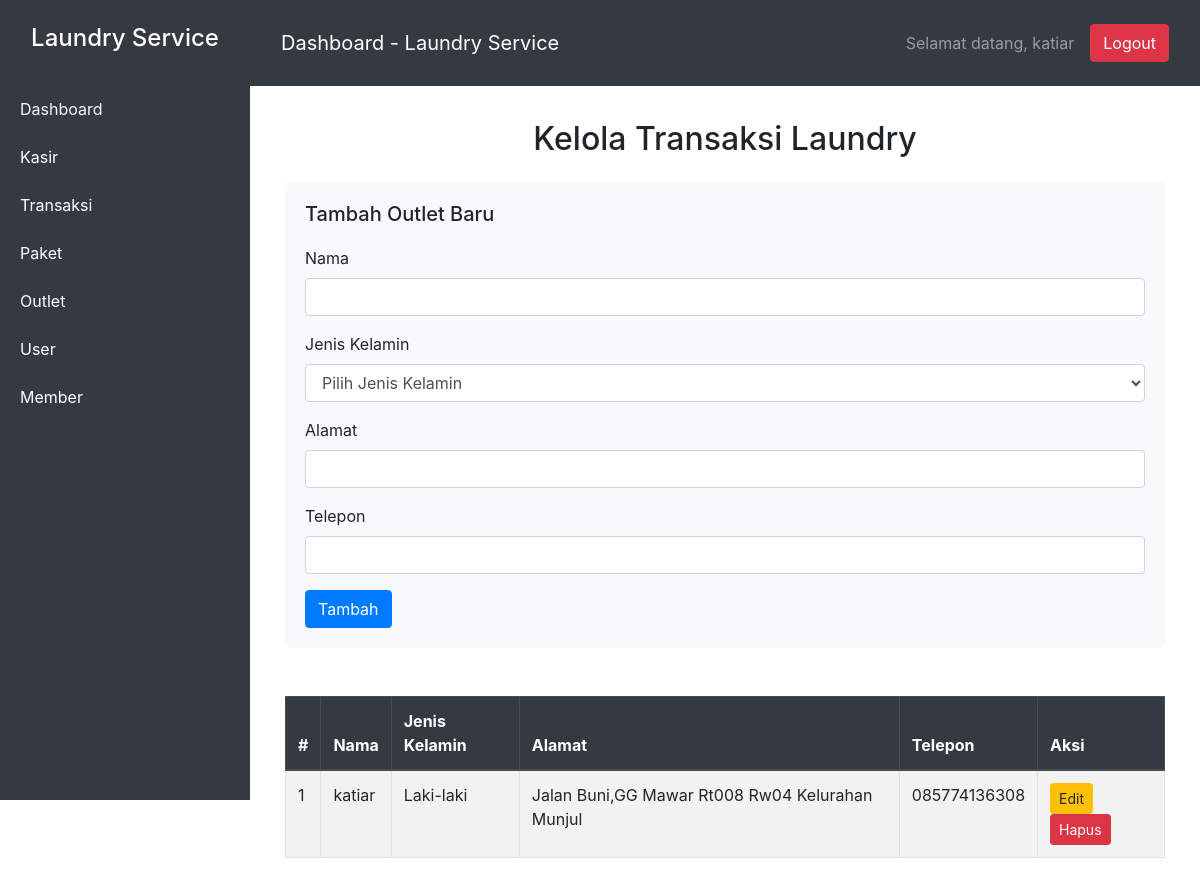
The app's page /view/member.php (signed in) with its own data.
### tables this page shows
CREATE TABLE `member` (
  `id` int(11) NOT NULL,
  `nama` varchar(20) NOT NULL,
  `jenkel` varchar(15) NOT NULL,
  `alamat` varchar(60) NOT NULL,
  `telepon` varchar(20) NOT NULL
);

### database/database.php (called while the page is built, shortened)
<?php
class Database
{
    private $host = 'localhost';
    private $username = 'root';
    private $password = '';
    private $dbname = 'laundry';
    protected $connect;
    public function __construct()
    {
        $this->connect = new mysqli($this->host, $this->username, $this->password, $this->dbname);
    }
    public function all($table)
    {
        $data = [];
        $sql = "SELECT * FROM $table";
        $stmt = $this->connect->prepare($sql);
        $stmt->execute();
        $result = $stmt->get_result();
        if ($result->num_rows > 0) {
            while ($row = $result->fetch_assoc()) {
                $data[] = $row;
            }
        }
        return $data;
    }
}

### controller/memberController.php (called while the page is built, shortened)
<?php
include __DIR__.'/../model/member.php';
class memberController
{
    private $model;
    public function __construct()
    {
        $this->model = new memberModel;
    }
    public function index()
    {
        $all = $this->model->index();
        return $all;
    }
}

### model/member.php (called while the page is built, shortened)
<?php
include __DIR__.'/../database/database.php';
class memberModel extends Database
{
    private $table = 'member';
    public function index()
    {
        $all = $this->all($this->table);
        return $all;
    }
}

### view/member.php (the view, shortened to what this page needs)
<?php
include __DIR__.'/../controller/memberController.php';
$data = new memberController;
$member = $data->index();
?>
<!DOCTYPE html>
<html lang="id">
<head>
    <link rel="stylesheet" href="https://stackpath.bootstrapcdn.com/bootstrap/4.5.2/css/bootstrap.min.css">
</head>
<body>
    <div class="wrapper">
        <nav id="sidebar">
            <div class="sidebar-header text-center py-4">
                <h4>Laundry Service</h4>
            </div>
            <ul class="list-group">
                <?php
                if(isset($_SESSION['admin'])){
                ?>
                <a href="index.php" class="text-light"><li class="list-group-item">Dashboard</a></li>
                <a href="kasir.php" class="text-light"><li class="list-group-item">Kasir</li></a>
                <a href="transaksi.php" class="text-light"><li class="list-group-item">Transaksi</li></a>
                <a href="paket.php" class="text-light"><li class="list-group-item">Paket</li></a>
                <a href="outlet.php" class="text-light"><li class="list-group-item">Outlet</li></a>
                <a href="user.php" class="text-light"><li class="list-group-item">User</li></a>
                <a href="member.php" class="text-light"><li class="list-group-item">Member</li></a>
                <?php
                    }
                ?>
            </ul>
        </nav>
        <header id="header">
            <nav class="navbar navbar-expand-lg navbar-dark">
                <span class="navbar-brand">Dashboard - Laundry Service</span>
                <div class="ml-auto d-flex align-items-center">
                    <span class="navbar-text mr-3">Selamat datang, <?=isset($_SESSION['admin']['username']) ? $_SESSION['admin']['username'] : $_SESSION['kasir']['username']?></span>
                    <form action="../routes/auth.php" method="post" class="mb-0">
                        <button type="submit" class="btn btn-danger" name="action" value="logout">Logout</button>
                    </form>
                </div>
            </nav>
        </header>
        <div id="content">
            <div id="main-content" class="container" style="margin-top: 100px">
                <h2 class="text-center mb-4">Kelola Transaksi Laundry</h2>
                <div class="form-section mb-4">
                    <h5><?= isset($edit) ? 'Edit Outlet' : 'Tambah Outlet Baru' ?></h5>
                    <form action="../routes/member.php" method="post">
                        <div class="form-group">
                            <label for="namaOutlet">Nama</label>
                            <input type="text" class="form-control" id="namaOutlet" name="nama" value="<?= isset($edit['nama']) ? htmlspecialchars($edit['nama']) : '' ?>" required>
                        </div>
                        <div class="form-group">
                            <label for="jenisPaket">Jenis Kelamin</label>
                            <select class="form-control" id="jenisPaket" name="jenkel" required>
                                <option value="">Pilih Jenis Kelamin</option>
                            </select>
                        </div>
                        <div class="form-group">
                            <label for="alamatOutlet">Alamat</label>
                            <input type="text" class="form-control" id="alamatOutlet" name="alamat" value="<?= isset($edit['alamat']) ? htmlspecialchars($edit['alamat']) : '' ?>" required>
                        </div>
                        <div class="form-group">
                            <label for="teleponOutlet">Telepon</label>
                            <input type="text" class="form-control" id="teleponOutlet" name="telepon" value="<?= isset($edit['telepon']) ? htmlspecialchars($edit['telepon']) : '' ?>" required>
                        </div>
                        <button type="submit" class="btn btn-primary" name="action" value="<?= isset($edit) ? 'update' : 'insert' ?>">
                            <?= isset($edit) ? 'Update' : 'Tambah' ?>
                        </button>
                    </form>
                </div>
                <div class="table-responsive">
                    <table class="table table-bordered table-striped mt-4">
                        <thead class="thead-dark">
                            <tr>
                                <th>#</th>
                                <th>Nama</th>
                                <th>Jenis Kelamin</th>
                                <th>Alamat</th>
                                <th>Telepon</th>
                                <th>Aksi</th>
                            </tr>
                        </thead>
                        <tbody>
                        <?php
                        $no = 1;
                        foreach($member as $members){
                        ?>
                            <tr>
                                <td><?=$no++?></td>
                                <td><?=$members['nama']?></td>
                                <td><?=$members['jenkel']?></td>
                                <td><?=$members['alamat']?></td>
                                <td><?=$members['telepon']?></td>
                                <td>
                                    <a class="btn btn-warning btn-sm" href="member.php?id=<?=md5($members['id'])?>">Edit</a>
                                    <a href="../routes/member.php?id=<?=md5($members['id'])?>&&action=destroy" class="btn btn-danger btn-sm">Hapus</a>
                                </td>
                            </tr>
                        <?php
                        }
                        ?>
                        </tbody>
                    </table>
                </div>
            </div>
        </div>
    </div>
</body>
</html>

### view/member.php (style rules this page uses)
.wrapper { display: flex; width: 100%; }
#sidebar { min-width: 250px; max-width: 250px; background: #343a40; color: #fff; height: 100vh; position: fixed; }
#sidebar .list-group { margin: 0; }
#sidebar .list-group-item { background: #343a40; color: #fff; border: none; }
#content { margin-left: 250px; width: 100%; padding: 20px; }
#header { background-color: #343a40; color: white; padding: 15px; position: fixed; top: 0; left: 250px; width: calc(100% - 250px); z-index: 1000; }
#header .navbar { display: flex; justify-content: space-between; align-items: center; }
#main-content { margin-top: 70px; }
.table-responsive { margin-top: 20px; }
.form-section { background-color: #f8f9fa; padding: 20px; border-radius: 5px; }
.form-section h5 { margin-bottom: 20px; }

### records on screen
member: nama "katiar", jenkel "Laki-laki", alamat "Jalan Buni,GG Mawar Rt008 Rw04 Kelurahan Munjul", telepon "085774136308"

### other values on screen
$_SESSION['admin']['username'] "katiar"
